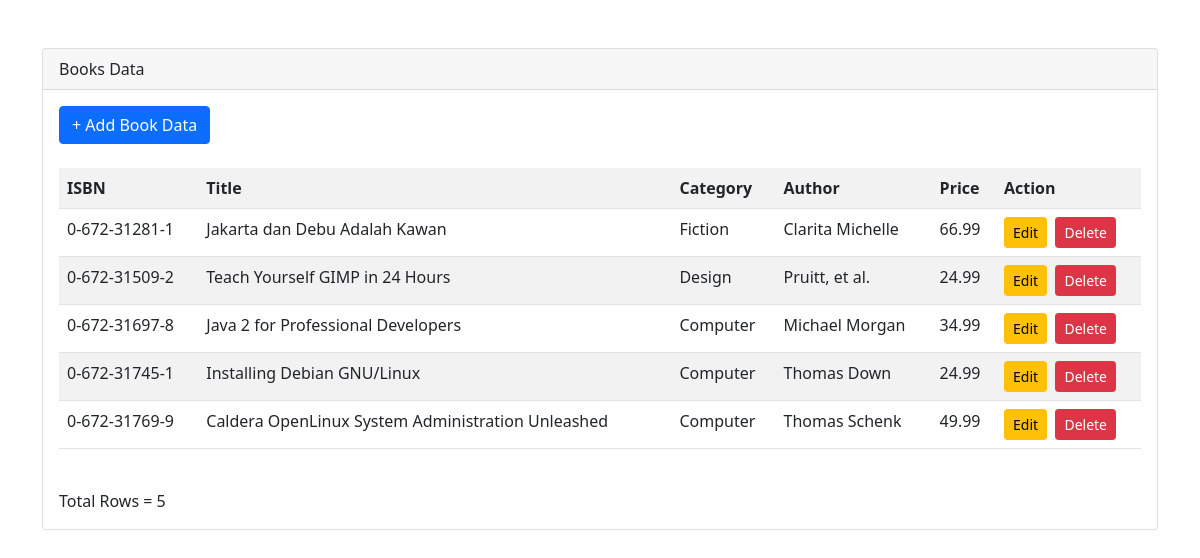
The page /book_handler/view_books.php on the database as committed earlier.
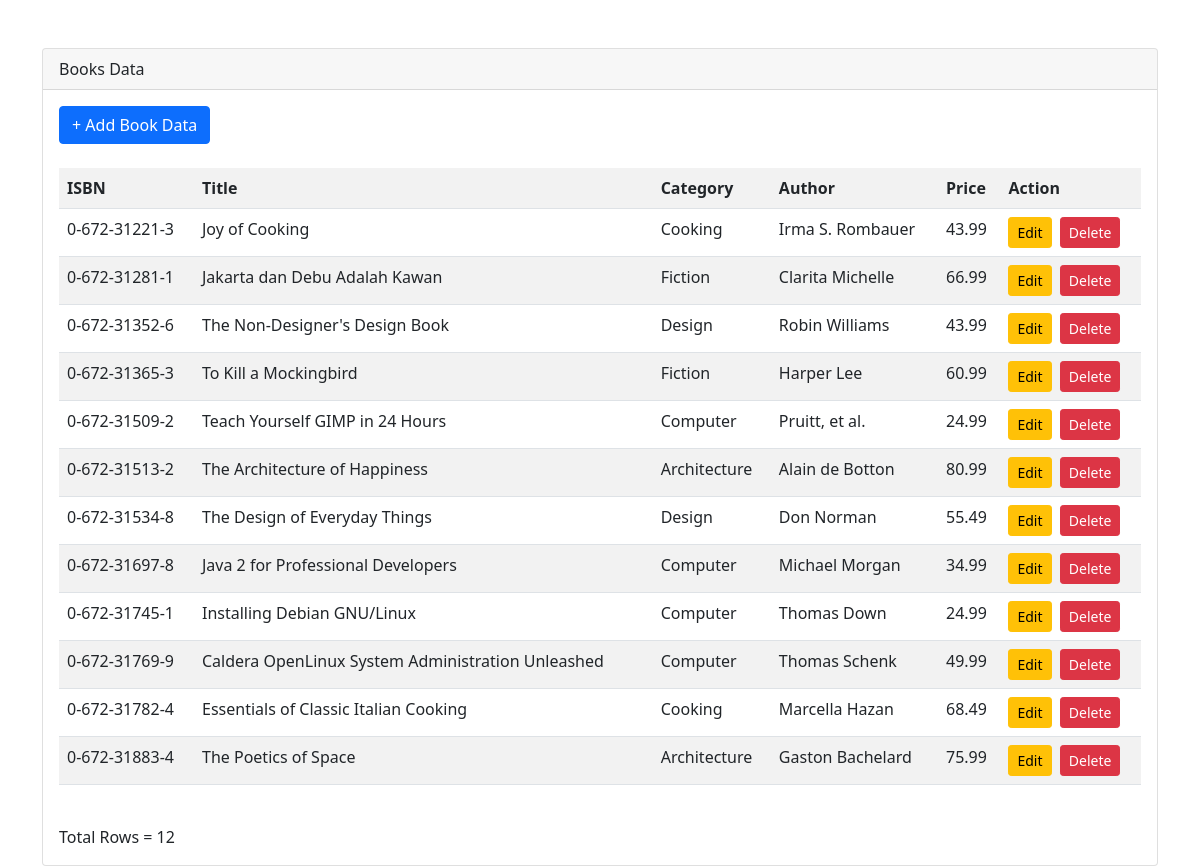
The same page on the database as committed later.
### tables this page shows
CREATE TABLE `books` (
  `isbn` varchar(13) NOT NULL,
  `author` varchar(50) DEFAULT NULL,
  `title` varchar(100) DEFAULT NULL,
  `price` float(4,2) DEFAULT NULL,
  `categoryid` int(11) NOT NULL,
  `status` tinyint(1) DEFAULT 0
);

CREATE TABLE `categories` (
  `categoryid` int(11) NOT NULL,
  `name` varchar(100) NOT NULL
);

### book_handler/view_books.php (the view, shortened to what this page needs)
<?php include('./header.php') ?>
<div class="card mt-5">
    <div class="card-header">Books Data</div>
    <div class="card-body">
        <a href="add_book.php" class="btn btn-primary mb-4">+ Add Book Data</a>
        <br>
        <table class="table table-striped">
            <tr>
                <th>ISBN</th>
                <th>Title</th>
                <th>Category</th>
                <th>Author</th>
                <th>Price</th>
                <th>Action</th>
            </tr>
            <?php
            require_once('../db.php');
            $query = 'SELECT
                            books.isbn,
                            books.title,
                            categories.name AS category_name,
                            books.author,
                            books.price
                        FROM books
                        INNER JOIN categories ON books.categoryid = categories.categoryid
                        ORDER BY books.isbn
                    ';
            $result = $db->query($query);
            while ($row = $result->fetch_object()) {
                echo '<tr>';
                echo '<td>' . $row->isbn . '</td>';
                echo '<td>' . $row->title . '</td>';
                echo '<td>' . $row->category_name . '</td>';
                echo '<td>' . $row->author . '</td>';
                echo '<td>' . $row->price . '</td>';
                echo '<td>';
                echo '<a class="btn btn-warning btn-sm" href="edit_book.php?isbn='
                    . $row->isbn . '">Edit</a>&nbsp;&nbsp';
                echo '<a class="btn btn-danger btn-sm" href="confirm_delete_book.php?isbn='
                    . $row->isbn . '">Delete</a>';
                echo '</td>';
                echo '</tr>';
            }
            echo '</table>';
            echo '<br />';
            echo 'Total Rows = ' . $result->num_rows;
            ?>
    </div>
</div>
<?php include('./footer.php') ?>

Rows that differ between the two databases and show on the page:
added books: isbn "0-672-31221-3", title "Joy of Cooking", categoryid.name "Cooking", author "Irma S. Rombauer", price "43.99"
added books: isbn "0-672-31352-6", title "The Non-Designer's Design Book", categoryid.name "Design", author "Robin Williams", price "43.99"
added books: isbn "0-672-31365-3", title "To Kill a Mockingbird", categoryid.name "Fiction", author "Harper Lee", price "60.99"
changed books "Teach Yourself GIMP in 24 Hours": categoryid.name "Design" → "Computer"
added books: isbn "0-672-31513-2", title "The Architecture of Happiness", categoryid.name "Architecture", author "Alain de Botton", price "80.99"
added books: isbn "0-672-31534-8", title "The Design of Everyday Things", categoryid.name "Design", author "Don Norman", price "55.49"
added books: isbn "0-672-31782-4", title "Essentials of Classic Italian Cooking", categoryid.name "Cooking", author "Marcella Hazan", price "68.49"
added books: isbn "0-672-31883-4", title "The Poetics of Space", categoryid.name "Architecture", author "Gaston Bachelard", price "75.99"
Other text that changed with them:
$result->num_rows: "5" → "12"
